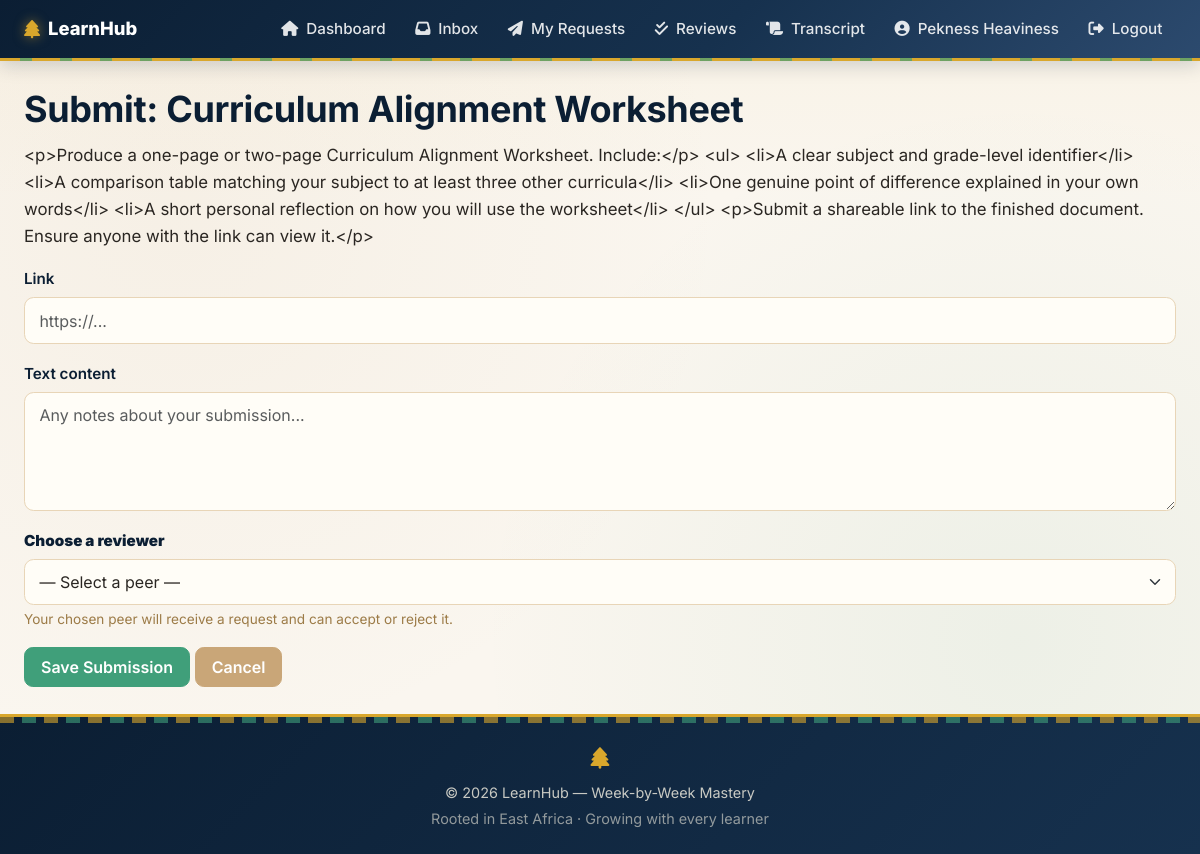
Screenshot of /assignment/16/submit/ (signed in) with the database file from the repository.
### apps/learning/models.py (models this page shows, shortened)
class User(AbstractUser):
    ROLE_CHOICES = [
        ('learner', 'Learner'),
        ('admin', 'Administrator'),
    ]
    role = models.CharField(max_length=20, choices=ROLE_CHOICES, default='learner')
    cohort = models.ForeignKey('Cohort', on_delete=models.SET_NULL, null=True, blank=True, related_name='learners')

class Assignment(models.Model):
    SUBMISSION_TYPES = [
        ('link', 'External Link'),
        ('text', 'Written Response'),
        ('both', 'Link + Written Notes'),
    ]
    week = models.ForeignKey(Week, on_delete=models.CASCADE, related_name='assignments')
    tool = models.ForeignKey(Tool, on_delete=models.SET_NULL, null=True, blank=True, related_name='assignments')
    topic = models.ForeignKey(Topic, on_delete=models.SET_NULL, null=True, blank=True, related_name='assignments')
    title = models.CharField(max_length=200)
    description = CKEditor5Field('Description', config_name='default', blank=True)
    prompt = CKEditor5Field('Prompt', config_name='default')
    submission_type = models.CharField(max_length=10, choices=SUBMISSION_TYPES, default='link')
    is_open_ended = models.BooleanField(default=True)
    class Meta:
        ordering = ['week__number', 'id']

### apps/learning/views.py (the view)
# urls.py: path('assignment/<int:assignment_id>/submit/', views.submit_assignment, name='submit_assignment'),
@login_required
def submit_assignment(request, assignment_id):
    assignment = get_object_or_404(Assignment, id=assignment_id, week__cohort=request.user.cohort)
    if not assignment.week.is_unlocked_for(request.user):
        messages.error(request, 'This week is locked.')
        return redirect('learning:dashboard')
    existing = Submission.objects.filter(assignment=assignment, learner=request.user).first()
    eligible_reviewers = User.objects.filter(
        cohort=request.user.cohort, role='learner'
    ).exclude(id=request.user.id)
    if request.method == 'POST':
        form = SubmissionForm(request.POST, instance=existing)
        reviewer_id = request.POST.get('reviewer')
        if form.is_valid():
            if not reviewer_id:
                messages.error(request, 'Please choose a reviewer.')
            else:
                reviewer = get_object_or_404(
                    User, id=reviewer_id, cohort=request.user.cohort
                )
                sub = form.save(commit=False)
                sub.assignment = assignment
                sub.learner = request.user
                sub.reviewer = reviewer
                sub.status = 'pending'
                sub.save()
                existing_request = ReviewRequest.objects.filter(submission=sub).first()
                if existing_request:
                    existing_request.reviewer = reviewer
                    existing_request.status = 'pending'
                    existing_request.responded_at = None
                    existing_request.save()
                else:
                    ReviewRequest.objects.create(
                        submission=sub, requester=request.user, reviewer=reviewer
                    )
                _recompute_weekly_progress(request.user, assignment.week)
                messages.success(request, f'Submission saved. {reviewer.get_full_name() or reviewer.username} will be asked to review it.')
                return redirect('learning:assignment_detail', assignment_id=assignment.id)
    else:
        form = SubmissionForm(instance=existing)
    return render(request, 'learning/submit_assignment.html', {
        'assignment': assignment,
        'form': form,
        'existing': existing,
        'eligible_reviewers': eligible_reviewers,
        'existing_reviewer_id': existing.reviewer_id if existing else None,
    })

### apps/learning/forms.py (shortened to what this page needs)
class SubmissionForm(forms.ModelForm):
    class Meta:
        model = Submission
        fields = ['link', 'text_content']
        widgets = {
            'link': forms.URLInput(attrs={'placeholder': 'https://...'}),
            'text_content': forms.Textarea(attrs={'rows': 4, 'placeholder': 'Any notes about your submission...'}),
        }

### apps/learning/models.py (called while the page is built, shortened)
    def is_unlocked_for(self, learner):
        if self.number == 1:
            return True

### templates/learning/submit_assignment.html (shortened to what this page needs)
{% extends 'base.html' %}
{% load crispy_forms_tags %}
{% block content %}
<h1>Submit: {{ assignment.title }}</h1>
<p>{{ assignment.prompt }}</p>
<form method="post">
    {{ form|crispy }}
    <div class="mb-3">
        <label for="reviewer" class="form-label"><strong>Choose a reviewer</strong></label>
        <select name="reviewer" id="reviewer" class="form-select" required>
            <option value="">— Select a peer —</option>
        </select>
        <div class="form-text">Your chosen peer will receive a request and can accept or reject it.</div>
    </div>
    <button class="btn btn-success">Save Submission</button>
    <a href="{% url 'learning:assignment_detail' assignment.id %}" class="btn btn-secondary">Cancel</a>
</form>
{% endblock %}

### templates/base.html (shortened to what this page needs)
<!DOCTYPE html>
<html lang="en">
<head>
    <link href="https://cdn.jsdelivr.net/npm/bootstrap@5.3.2/dist/css/bootstrap.min.css" rel="stylesheet">
    <link rel="stylesheet" href="https://cdnjs.cloudflare.com/ajax/libs/font-awesome/6.4.0/css/all.min.css">
    {% load static %}
    <link rel="stylesheet" href="{% static 'css/custom.css' %}">
</head>
<body>
    <nav class="navbar navbar-expand-lg navbar-dark">
        <div class="container-fluid nav-container">
            <a class="navbar-brand" href="{% url 'learning:dashboard' %}">
                <i class="fas fa-tree"></i><span class="brand-text">LearnHub</span>
            </a>
            <div class="collapse navbar-collapse" id="nav">
                <ul class="navbar-nav ms-auto align-items-lg-center">
                    {% if user.is_authenticated %}
                        <li class="nav-item">
                            <a class="nav-link" href="{% url 'learning:dashboard' %}">
                                <i class="fas fa-home"></i><span>Dashboard</span>
                            </a>
                        </li>
                        <li class="nav-item">
                            <a class="nav-link" href="{% url 'learning:review_inbox' %}">
                                <i class="fas fa-inbox"></i><span>Inbox</span>
                            </a>
                        </li>
                        <li class="nav-item">
                            <a class="nav-link" href="{% url 'learning:my_requests' %}">
                                <i class="fas fa-paper-plane"></i><span>My Requests</span>
                            </a>
                        </li>
                        <li class="nav-item">
                            <a class="nav-link" href="{% url 'learning:reviews_given' %}">
                                <i class="fas fa-check-double"></i><span>Reviews</span>
                            </a>
                        </li>
                        <li class="nav-item">
                            <a class="nav-link" href="{% url 'learning:transcript' %}">
                                <i class="fas fa-scroll"></i><span>Transcript</span>
                            </a>
                        </li>
                        <li class="nav-item">
                            <a class="nav-link" href="{% url 'learning:profile' %}">
                                <i class="fas fa-user-circle"></i>
                                <span>{{ user.get_full_name|default:user.username }}</span>
                            </a>
                        </li>
                        <li class="nav-item">
                            <a class="nav-link text-danger-emphasis" href="{% url 'learning:logout' %}">
                                <i class="fas fa-sign-out-alt"></i><span>Logout</span>
                            </a>
                        </li>
                    {% else %}
                        <li class="nav-item"><a class="nav-link" href="{% url 'learning:login' %}">Login</a></li>
                        <li class="nav-item"><a class="nav-link" href="{% url 'learning:register' %}">Register</a></li>
                    {% endif %}
                </ul>
            </div>
        </div>
    </nav>
    <main class="container-fluid main-container">
        {% block content %}{% endblock %}
    </main>
    <footer class="footer text-center">
        <div class="container">
            <div class="decor-acacia"><i class="fas fa-tree"></i></div>
            <p class="footer-line">&copy; 2026 LearnHub — Week-by-Week Mastery</p>
            <p class="text-muted small mb-0">Rooted in East Africa · Growing with every learner</p>
        </div>
    </footer>
</body>
</html>

### rows the page displays
User: get_full_name "Pekness Heaviness"
Assignment: title "Curriculum Alignment Worksheet", prompt "<p>Produce a one-page or two-page Curriculum Alignment Worksheet. Include:</p> <ul> <li>A clear subject and grade-level identifier</li> <li>A comparison table matching your subject to at least three other curricula</li> <li>One genuine point of difference explained in your own words</li> <li>A short personal reflection on how you will use the worksheet</li> </ul> <p>Submit a shareable link to the finished document. Ensure anyone with the link can view it.</p>"
